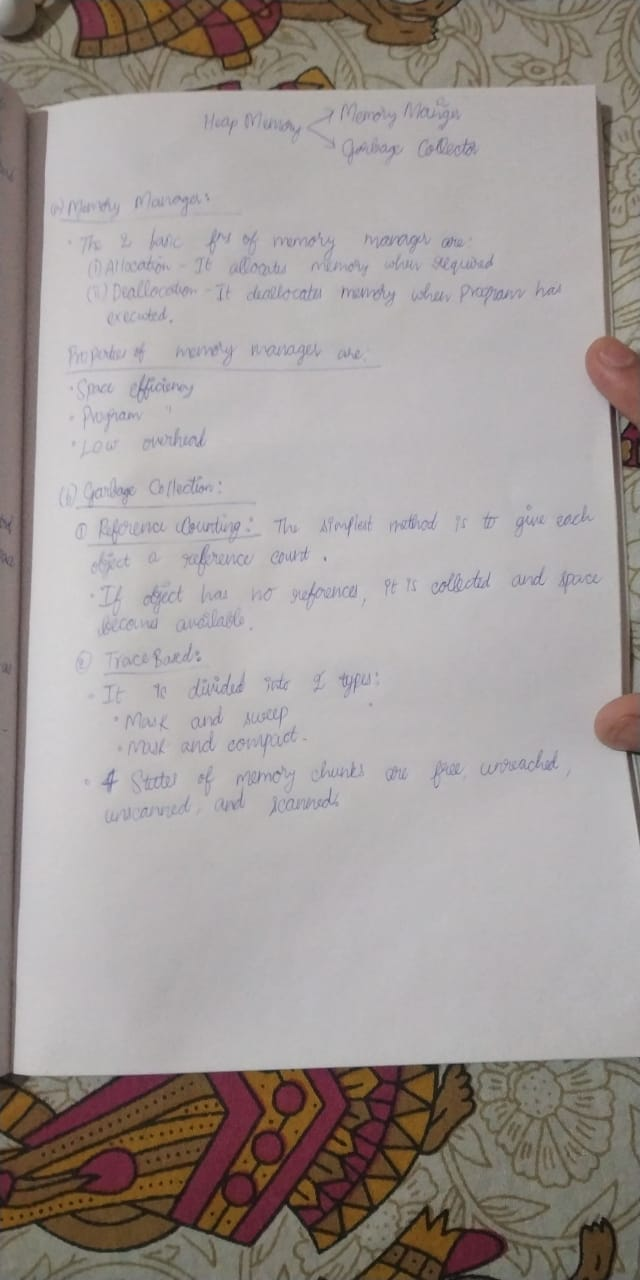
#> input picture examples/img.jpeg, 640 x 1280 px
$ python main.py
#> lines starting #> are read from the running program, lines starting #| are printed output that depends on the picture; after the words box and inside, x2 and y2 are one past the last pixel; in counts of white or black regions, pixels touching at a corner belong together
### threshold_image_maker/__init__.py
import numpy as np
import cv2
from .utils import cleanImage, add_alpha_channel

threshold_modes = ['global', 'adaptive']

class ThresholdImageMaker():
    def __init__(self, threshold=0):
        self.threshold = threshold

    def set_threshold(self, threshold):
        self.threshold = threshold

    def make_binary_image(self, im_path, threshold_mode='adaptive', clean_image=False, transparent_background=False):
#> called with im_path = 'img.jpeg', threshold_mode = 'adaptive', clean_image = True, transparent_background = True
        img = cv2.imread(im_path,0)
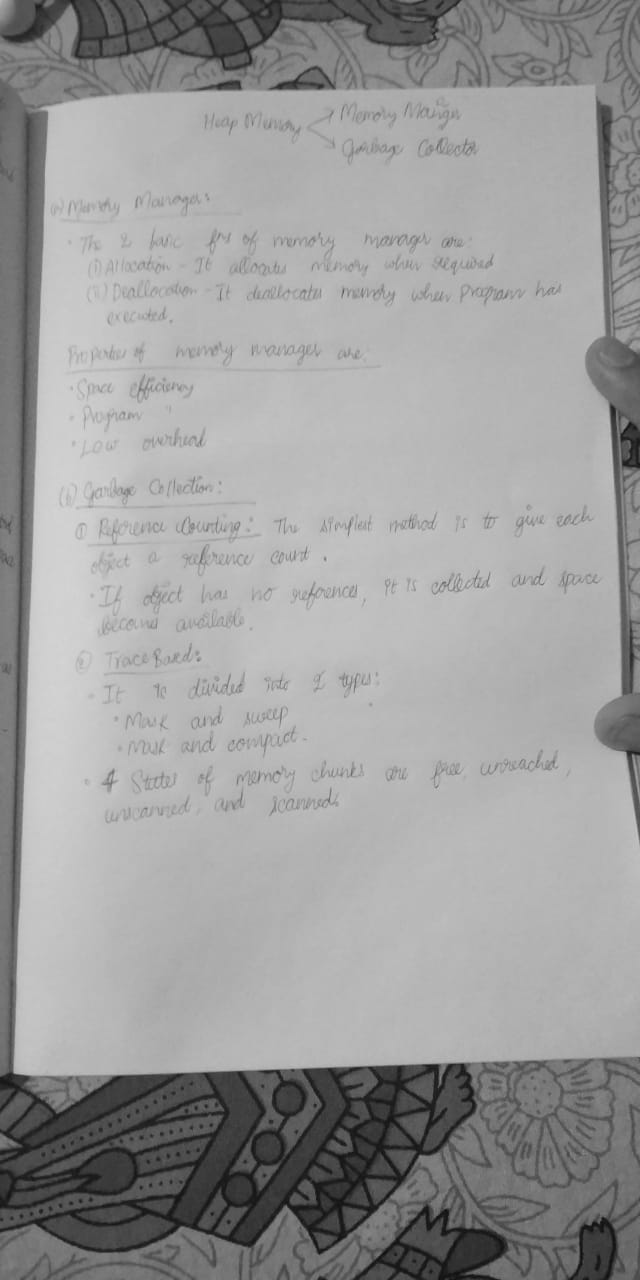
#> img: shape (1280, 640); min 12, max 214, mean 155.3

        assert threshold_mode in threshold_modes, "Invalid value of threshold_mode."

        if threshold_mode == 'global':
            _, thresh = cv2.threshold(img, self.threshold, 255, cv2.THRESH_BINARY)
        elif threshold_mode == 'adaptive':
            thresh = cv2.adaptiveThreshold(img, 255, cv2.ADAPTIVE_THRESH_GAUSSIAN_C, cv2.THRESH_BINARY, 11, 2)
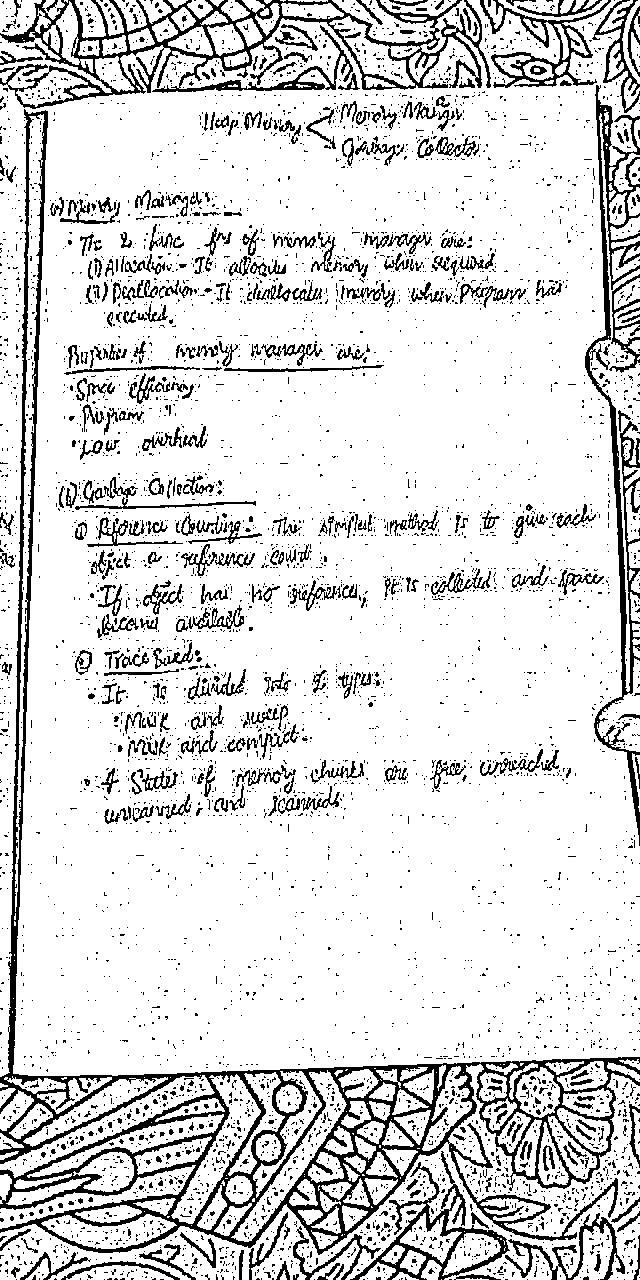
#> thresh: shape (1280, 640); 85.6% white; 5548 black regions (5093 under 20 px), largest, box (x1, y1, x2, y2) and area: (0, 109, 640, 1255) 33939, (0, 0, 491, 109) 11755, (585, 85, 640, 846) 7173

        if clean_image:
            thresh = cleanImage(thresh)

        if transparent_background:
            thresh = add_alpha_channel(np.stack([thresh]*3, axis=-1))

        return thresh

    def save_binary_image(self, im_path, to_path, threshold_mode='adaptive', clean_image=False, transparent_background=False):
        if transparent_background:
            assert to_path.split('.')[-1] == 'png', "If transparent_background=True, to_path must be PNG."

        img = self.make_binary_image(im_path, threshold_mode=threshold_mode, clean_image=clean_image, transparent_background=transparent_background)
        cv2.imwrite(to_path, img)

### threshold_image_maker/utils.py
import numpy as np
import cv2

def cleanImage(img):
    img = removeSmallConnectedComponents(img)
    return img

def removeSmallConnectedComponents(img, max_size=10):
#> called with max_size = 10
    img = 255 - img
    if img.shape[-1] == 1:
        img = (img.reshape(*img.shape, 1)*255).astype(np.uint8)
    else:
        img = (img.reshape(*img.shape, 1)*255).astype(np.uint8)
    nb_components, output, stats, centroids = cv2.connectedComponentsWithStats(img, connectivity=8)
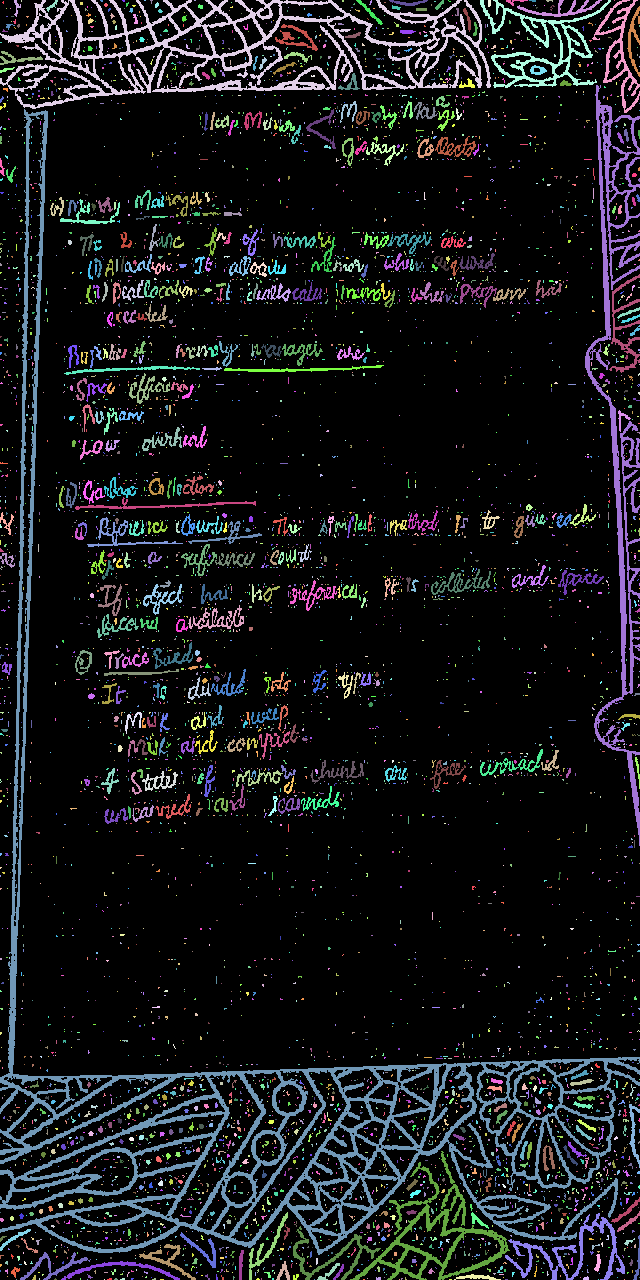
#> output: shape (1280, 640) int32; 5549 distinct labels, from 0 to 5548; one colour per label, 0 black
#> nb_components = 5549; centroids = 5549 pairs, first value 0 to 639, second value 0 to 1279
    sizes = stats[1:, -1]; nb_components = nb_components - 1
#> after `sizes = stats[1:, -1]`: sizes = 5548 values, max 33939 at index 471, min 1 at index 23, mean 21.24
#> after `nb_components = nb_components - 1`: nb_components = 5548
    img2 = np.zeros((output.shape))
    for i in range(0, nb_components):
        if sizes[i] >= max_size:
            img2[output == i + 1] = 1
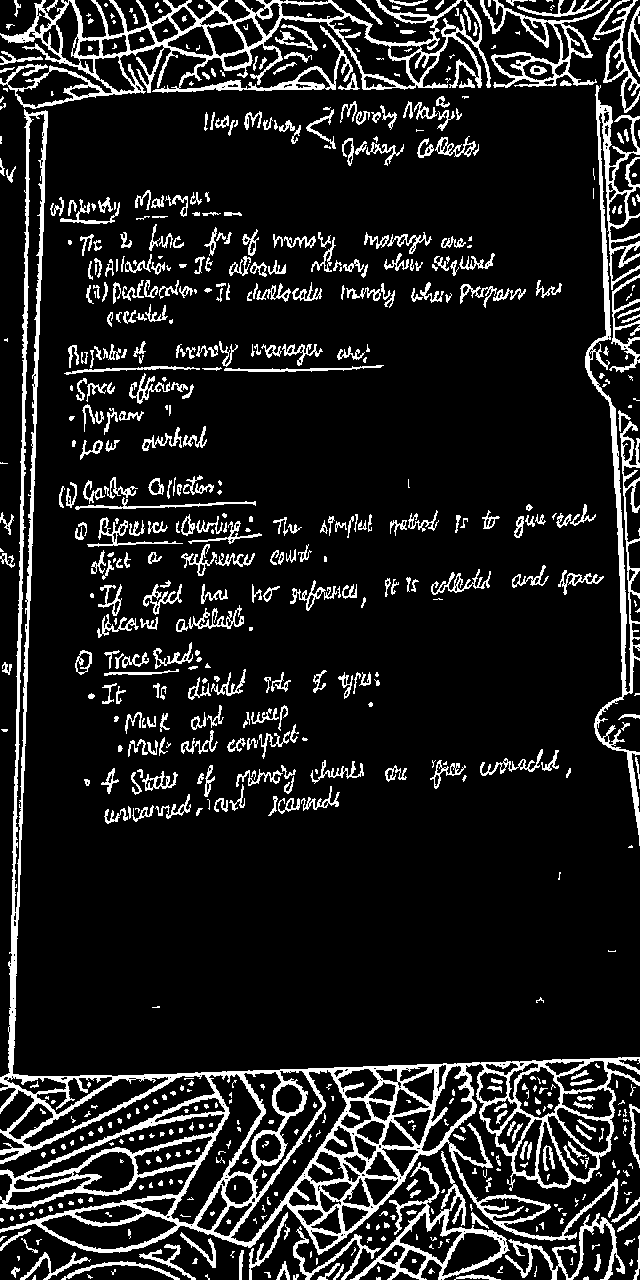
#> img2: shape (1280, 640) float64; values 0 (black) and 1 (white), 12.8% white; 710 white regions (255 under 20 px), largest, box (x1, y1, x2, y2) and area: (0, 109, 640, 1255) 33939, (0, 0, 491, 109) 11755, (585, 85, 640, 846) 7173
    img2 = (img2*255).astype(np.uint8)
    img2 = 255 - img2
    return img2

def add_alpha_channel(img):
    channel = (img[:,:,0]==0).astype(np.uint8).reshape(*img.shape[:-1], 1)
    img = np.concatenate([img, channel*255], axis=-1)
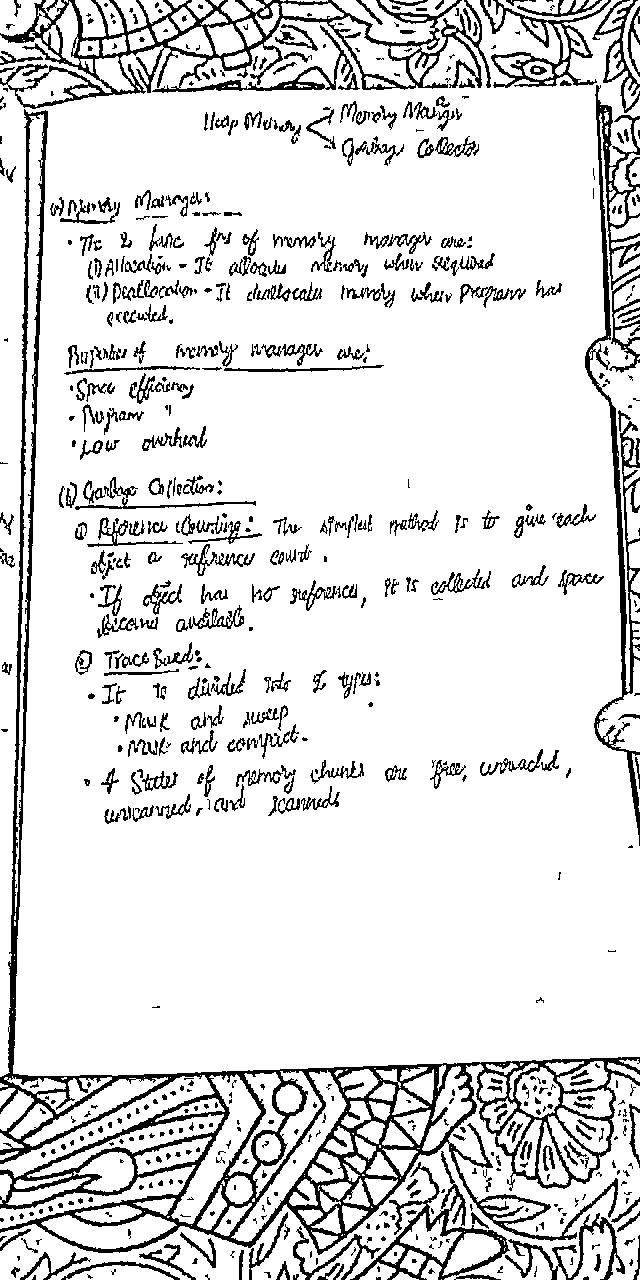
#> img: shape (1280, 640, 4); mean of channels 0, 1, 2, 3 222.2, 222.2, 222.2, 32.8; drawn as B, G, R
    return img

### examples/main.py
import threshold_image_maker

imaker = threshold_image_maker.ThresholdImageMaker(threshold=160)
imaker.save_binary_image('img.jpeg', 'ok.png', threshold_mode='adaptive', clean_image=True, transparent_background=True)
